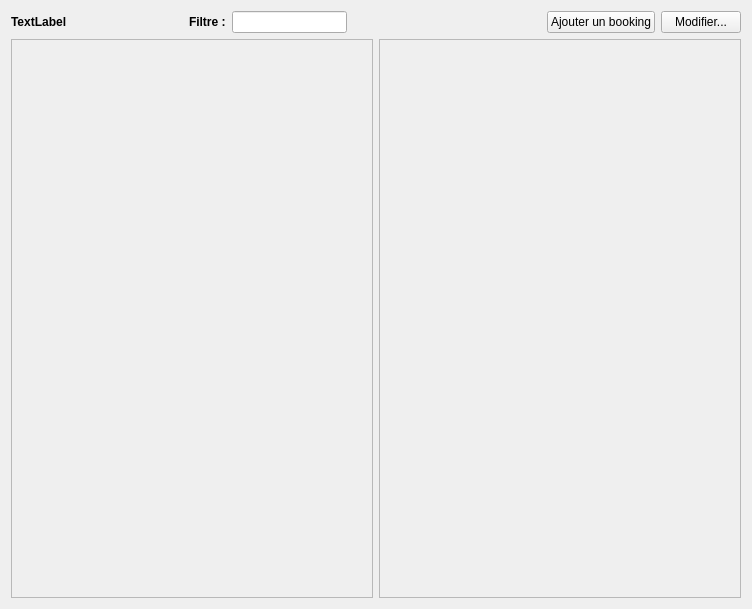
<?xml version="1.0" encoding="UTF-8"?>
<ui version="4.0">
 <class>BookingList</class>
 <widget class="QFrame" name="BookingList">
  <property name="geometry">
   <rect>
    <x>0</x>
    <y>0</y>
    <width>752</width>
    <height>609</height>
   </rect>
  </property>
  <layout class="QGridLayout" name="gridLayout">
   <item row="0" column="0">
    <layout class="QHBoxLayout" name="horizontalLayout">
     <item>
      <widget class="QLabel" name="labelRowsCount">
       <property name="font">
        <font>
         <weight>75</weight>
         <bold>true</bold>
        </font>
       </property>
       <property name="text">
        <string>TextLabel</string>
       </property>
      </widget>
     </item>
     <item>
      <spacer name="horizontalSpacer">
       <property name="orientation">
        <enum>Qt::Horizontal</enum>
       </property>
       <property name="sizeHint" stdset="0">
        <size>
         <width>40</width>
         <height>20</height>
        </size>
       </property>
      </spacer>
     </item>
     <item>
      <widget class="QLabel" name="label">
       <property name="font">
        <font>
         <weight>75</weight>
         <bold>true</bold>
        </font>
       </property>
       <property name="text">
        <string>Filtre :</string>
       </property>
      </widget>
     </item>
     <item>
      <widget class="QLineEdit" name="lineEditFilter"/>
     </item>
     <item>
      <widget class="QPushButton" name="pushButtonClearFilter">
       <property name="minimumSize">
        <size>
         <width>20</width>
         <height>20</height>
        </size>
       </property>
       <property name="maximumSize">
        <size>
         <width>20</width>
         <height>20</height>
        </size>
       </property>
       <property name="icon">
        <iconset resource="../loteliQt.qrc">
         <normaloff>:/resources/remove.png</normaloff>:/resources/remove.png</iconset>
       </property>
       <property name="flat">
        <bool>true</bool>
       </property>
      </widget>
     </item>
    </layout>
   </item>
   <item row="1" column="0">
    <widget class="DataTableView" name="dataTable">
     <property name="sizePolicy">
      <sizepolicy hsizetype="Expanding" vsizetype="Expanding">
       <horstretch>0</horstretch>
       <verstretch>0</verstretch>
      </sizepolicy>
     </property>
     <property name="frameShape">
      <enum>QFrame::StyledPanel</enum>
     </property>
     <property name="frameShadow">
      <enum>QFrame::Raised</enum>
     </property>
    </widget>
   </item>
   <item row="1" column="1">
    <widget class="BookingForm" name="bookingForm">
     <property name="sizePolicy">
      <sizepolicy hsizetype="Expanding" vsizetype="Preferred">
       <horstretch>0</horstretch>
       <verstretch>0</verstretch>
      </sizepolicy>
     </property>
     <property name="minimumSize">
      <size>
       <width>20</width>
       <height>0</height>
      </size>
     </property>
     <property name="frameShape">
      <enum>QFrame::StyledPanel</enum>
     </property>
     <property name="frameShadow">
      <enum>QFrame::Raised</enum>
     </property>
    </widget>
   </item>
   <item row="0" column="1">
    <layout class="QHBoxLayout" name="horizontalLayout_2">
     <item>
      <spacer name="horizontalSpacer_2">
       <property name="orientation">
        <enum>Qt::Horizontal</enum>
       </property>
       <property name="sizeHint" stdset="0">
        <size>
         <width>40</width>
         <height>20</height>
        </size>
       </property>
      </spacer>
     </item>
     <item>
      <widget class="QPushButton" name="pushButtonNewBooking">
       <property name="text">
        <string>Ajouter un booking</string>
       </property>
      </widget>
     </item>
     <item>
      <widget class="QPushButton" name="pushButtonEditBooking">
       <property name="text">
        <string>Modifier...</string>
       </property>
      </widget>
     </item>
    </layout>
   </item>
  </layout>
 </widget>
 <customwidgets>
  <customwidget>
   <class>DataTableView</class>
   <extends>QFrame</extends>
   <header>Tools.DataTableView</header>
   <container>1</container>
  </customwidget>
  <customwidget>
   <class>BookingForm</class>
   <extends>QFrame</extends>
   <header>BookingForm</header>
   <container>1</container>
  </customwidget>
 </customwidgets>
 <resources>
  <include location="../loteliQt.qrc"/>
 </resources>
 <connections/>
</ui>
